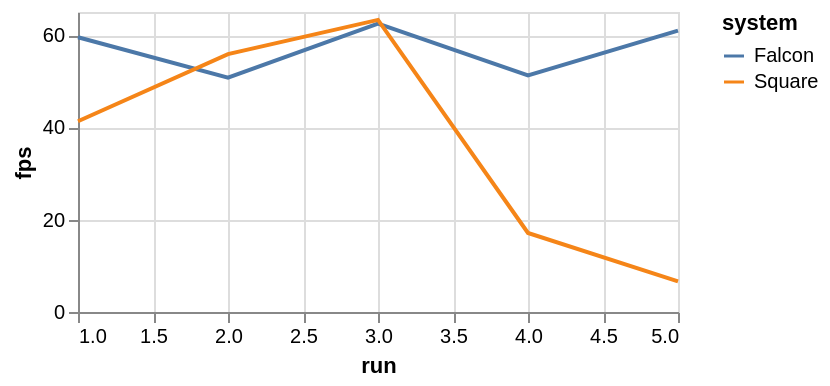

Vega-Lite specification stored for this chart:
### Vega-Lite specification from a JSON file in a GitHub repository (floating-point values rounded to 4 significant figures)
{"$schema": "https://vega.github.io/schema/vega-lite/v6.json", "description": "Two tables handed in by name, which is how a chart takes data it did not carry.", "width": 300, "height": 150, "encoding": {"x": {"field": "row", "type": "quantitative", "title": "run"}, "y": {"field": "fps", "type": "quantitative"}, "color": {"field": "system", "type": "nominal"}}, "layer": [{"data": {"name": "falcon"}, "transform": [{"window": [{"op": "row_number", "as": "row"}]}, {"calculate": "1000/datum.data", "as": "fps"}, {"calculate": "'Falcon'", "as": "system"}], "mark": "line"}, {"data": {"name": "square"}, "transform": [{"window": [{"op": "row_number", "as": "row"}]}, {"calculate": "1000/datum.data", "as": "fps"}, {"calculate": "'Square'", "as": "system"}], "mark": "line"}], "datasets": {"falcon": [16.8, 19.7, 16.0, 19.5, 16.4], "square": [24.2, 17.9, 15.8, 58.4, 151]}}
